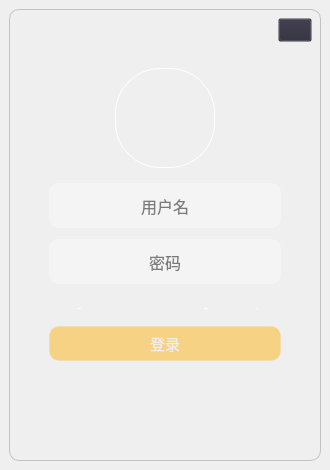
<?xml version="1.0" encoding="UTF-8"?>
<ui version="4.0">
 <class>DialogLogin</class>
 <widget class="QDialog" name="DialogLogin">
  <property name="geometry">
   <rect>
    <x>0</x>
    <y>0</y>
    <width>330</width>
    <height>470</height>
   </rect>
  </property>
  <property name="sizePolicy">
   <sizepolicy hsizetype="Fixed" vsizetype="Fixed">
    <horstretch>0</horstretch>
    <verstretch>0</verstretch>
   </sizepolicy>
  </property>
  <property name="minimumSize">
   <size>
    <width>330</width>
    <height>470</height>
   </size>
  </property>
  <property name="maximumSize">
   <size>
    <width>330</width>
    <height>470</height>
   </size>
  </property>
  <property name="windowTitle">
   <string>Dialog</string>
  </property>
  <property name="styleSheet">
   <string notr="true"/>
  </property>
  <layout class="QGridLayout" name="gridLayout">
   <property name="leftMargin">
    <number>9</number>
   </property>
   <property name="topMargin">
    <number>9</number>
   </property>
   <property name="rightMargin">
    <number>9</number>
   </property>
   <property name="bottomMargin">
    <number>9</number>
   </property>
   <property name="spacing">
    <number>0</number>
   </property>
   <item row="0" column="0">
    <widget class="QWidget" name="widget_Login" native="true">
     <property name="minimumSize">
      <size>
       <width>312</width>
       <height>452</height>
      </size>
     </property>
     <property name="maximumSize">
      <size>
       <width>312</width>
       <height>452</height>
      </size>
     </property>
     <property name="styleSheet">
      <string notr="true">#widget_Login{
background-color: qlineargradient(x1:0, y1:0, x2:1, y2:1,
 stop:0 #bbf0f3,
stop:0.3 #b0efdd,
stop:0.5 #b9ebbc,
stop:0.8 #d4e19b,
stop:1 #f6d285);
border-radius: 10px;
border: 1px solid rgb(194, 194, 194);
}
/*
background-image: linear-gradient(to right bottom, #, #, #, #, #);
*/</string>
     </property>
     <layout class="QVBoxLayout" name="verticalLayout">
      <property name="leftMargin">
       <number>9</number>
      </property>
      <property name="topMargin">
       <number>9</number>
      </property>
      <property name="rightMargin">
       <number>9</number>
      </property>
      <property name="bottomMargin">
       <number>9</number>
      </property>
      <item alignment="Qt::AlignRight">
       <widget class="QToolButton" name="toolButton_close">
        <property name="minimumSize">
         <size>
          <width>34</width>
          <height>24</height>
         </size>
        </property>
        <property name="maximumSize">
         <size>
          <width>28</width>
          <height>24</height>
         </size>
        </property>
        <property name="styleSheet">
         <string notr="true">QToolButton{
	background-color:rgba(44, 42, 56, 0) 
}

/* 鼠标悬停 */
QToolButton:hover{
	background-color: rgba(255, 0, 0,150)
}

/* 点击和按下 */
QToolButton:pressed,QToolButton:checked{
	border-left: 1px outset rgb(60, 60, 70);  /* 左边框宽度3像素、突出显示、颜色为深深灰 */
	border-top: 1px outset rgb(60, 60, 70);
	background-color: rgb(66, 66, 78);
}

QPushButton:default {
    border-color: navy; /* make the default button prominent */
}</string>
        </property>
        <property name="text">
         <string/>
        </property>
        <property name="icon">
         <iconset resource="source/dark/darkstyle.qrc">
          <normaloff>:/qss_icons/dark/rc/window_close.png</normaloff>:/qss_icons/dark/rc/window_close.png</iconset>
        </property>
       </widget>
      </item>
      <item>
       <spacer name="verticalSpacer_2">
        <property name="orientation">
         <enum>Qt::Vertical</enum>
        </property>
        <property name="sizeType">
         <enum>QSizePolicy::Fixed</enum>
        </property>
        <property name="sizeHint" stdset="0">
         <size>
          <width>20</width>
          <height>20</height>
         </size>
        </property>
       </spacer>
      </item>
      <item alignment="Qt::AlignHCenter">
       <widget class="QLabel" name="label_Avatar">
        <property name="minimumSize">
         <size>
          <width>100</width>
          <height>100</height>
         </size>
        </property>
        <property name="maximumSize">
         <size>
          <width>100</width>
          <height>100</height>
         </size>
        </property>
        <property name="styleSheet">
         <string notr="true">/*
min-width:  80px;
max-width:  80px;
min-height: 80px;
max-height: 80px;
*/
border-radius: 45px;
border:1px solid rgb(255, 255, 255);</string>
        </property>
        <property name="text">
         <string/>
        </property>
       </widget>
      </item>
      <item alignment="Qt::AlignHCenter">
       <widget class="QWidget" name="widget" native="true">
        <property name="minimumSize">
         <size>
          <width>250</width>
          <height>250</height>
         </size>
        </property>
        <property name="maximumSize">
         <size>
          <width>250</width>
          <height>250</height>
         </size>
        </property>
        <property name="styleSheet">
         <string notr="true">background: rgba(255, 255, 255,0 );
selection-background-color: rgb(85, 170, 255)</string>
        </property>
        <layout class="QVBoxLayout" name="verticalLayout_2">
         <item>
          <widget class="QLineEdit" name="lineEdit_Username">
           <property name="minimumSize">
            <size>
             <width>232</width>
             <height>45</height>
            </size>
           </property>
           <property name="maximumSize">
            <size>
             <width>232</width>
             <height>45</height>
            </size>
           </property>
           <property name="font">
            <font>
             <family>Microsoft YaHei UI Light</family>
             <pointsize>-1</pointsize>
             <bold>false</bold>
            </font>
           </property>
           <property name="styleSheet">
            <string notr="true">QLineEdit {
	font-size: 16px;
	background: rgba(255, 255, 255, 80);
	border-radius: 10px;
	color: black;
}
QLineEdit:focus {
	font-size: 10px; 
}</string>
           </property>
           <property name="text">
            <string/>
           </property>
           <property name="alignment">
            <set>Qt::AlignCenter</set>
           </property>
           <property name="placeholderText">
            <string>用户名</string>
           </property>
           <property name="clearButtonEnabled">
            <bool>false</bool>
           </property>
          </widget>
         </item>
         <item>
          <spacer name="verticalSpacer_4">
           <property name="orientation">
            <enum>Qt::Vertical</enum>
           </property>
           <property name="sizeType">
            <enum>QSizePolicy::Fixed</enum>
           </property>
           <property name="sizeHint" stdset="0">
            <size>
             <width>20</width>
             <height>5</height>
            </size>
           </property>
          </spacer>
         </item>
         <item>
          <widget class="QLineEdit" name="lineEdit_Password">
           <property name="minimumSize">
            <size>
             <width>232</width>
             <height>45</height>
            </size>
           </property>
           <property name="maximumSize">
            <size>
             <width>232</width>
             <height>45</height>
            </size>
           </property>
           <property name="font">
            <font>
             <family>Microsoft YaHei UI Light</family>
             <pointsize>-1</pointsize>
             <bold>false</bold>
            </font>
           </property>
           <property name="styleSheet">
            <string notr="true">QLineEdit {
	font-size: 16px;
	background: rgba(255, 255, 255, 80);
	border-radius: 10px;
	color: black;
}
QLineEdit:focus {
	font-size: 10px; 
}</string>
           </property>
           <property name="maxLength">
            <number>12</number>
           </property>
           <property name="echoMode">
            <enum>QLineEdit::Password</enum>
           </property>
           <property name="alignment">
            <set>Qt::AlignCenter</set>
           </property>
           <property name="placeholderText">
            <string>密码</string>
           </property>
           <property name="clearButtonEnabled">
            <bool>false</bool>
           </property>
          </widget>
         </item>
         <item alignment="Qt::AlignTop">
          <widget class="QWidget" name="widget" native="true">
           <property name="minimumSize">
            <size>
             <width>232</width>
             <height>30</height>
            </size>
           </property>
           <property name="maximumSize">
            <size>
             <width>232</width>
             <height>30</height>
            </size>
           </property>
           <layout class="QHBoxLayout" name="horizontalLayout">
            <property name="leftMargin">
             <number>9</number>
            </property>
            <property name="topMargin">
             <number>6</number>
            </property>
            <item>
             <widget class="QCheckBox" name="checkBox">
              <property name="minimumSize">
               <size>
                <width>80</width>
                <height>25</height>
               </size>
              </property>
              <property name="maximumSize">
               <size>
                <width>80</width>
                <height>25</height>
               </size>
              </property>
              <property name="font">
               <font>
                <family>Microsoft YaHei UI Light</family>
                <pointsize>-1</pointsize>
                <italic>false</italic>
                <bold>false</bold>
               </font>
              </property>
              <property name="styleSheet">
               <string notr="true">QCheckBox{
	color:rgb(255, 255, 255);	
	font: 12px &quot;Microsoft YaHei UI Light&quot;;
}

QCheckBox:hover{
	color:rgb(85, 170, 255);
	font-weight: bold;
}

QCheckBox:pressed{
	color:rgba(85, 170, 255, 150);
	font-weight: bold;
}</string>
              </property>
              <property name="text">
               <string>自动登录</string>
              </property>
             </widget>
            </item>
            <item>
             <spacer name="horizontalSpacer">
              <property name="orientation">
               <enum>Qt::Horizontal</enum>
              </property>
              <property name="sizeHint" stdset="0">
               <size>
                <width>40</width>
                <height>20</height>
               </size>
              </property>
             </spacer>
            </item>
            <item alignment="Qt::AlignVCenter">
             <widget class="QLabel" name="label_FindPwd">
              <property name="minimumSize">
               <size>
                <width>60</width>
                <height>25</height>
               </size>
              </property>
              <property name="maximumSize">
               <size>
                <width>60</width>
                <height>25</height>
               </size>
              </property>
              <property name="font">
               <font>
                <family>Microsoft YaHei UI Light</family>
                <pointsize>-1</pointsize>
                <italic>false</italic>
                <bold>false</bold>
               </font>
              </property>
              <property name="styleSheet">
               <string notr="true">QLabel{
	color:rgb(255, 255, 255);	
	font: 12px &quot;Microsoft YaHei UI Light&quot;;
}

QLabel:hover{
	color:rgb(85, 170, 255);
	font-weight: bold;
}

QLabel:pressed{
	color:rgba(85, 170, 255, 150);
	font-weight: bold;
}</string>
              </property>
              <property name="text">
               <string>找回密码</string>
              </property>
              <property name="alignment">
               <set>Qt::AlignCenter</set>
              </property>
             </widget>
            </item>
            <item>
             <widget class="QLabel" name="label_Register">
              <property name="minimumSize">
               <size>
                <width>30</width>
                <height>25</height>
               </size>
              </property>
              <property name="maximumSize">
               <size>
                <width>30</width>
                <height>25</height>
               </size>
              </property>
              <property name="font">
               <font>
                <family>Microsoft YaHei UI Light</family>
                <pointsize>-1</pointsize>
                <italic>false</italic>
                <bold>false</bold>
               </font>
              </property>
              <property name="styleSheet">
               <string notr="true">QLabel{
	color:rgb(255, 255, 255);	
	font: 12px &quot;Microsoft YaHei UI Light&quot;;
}

QLabel:hover{
	color:rgb(85, 170, 255);
	font-weight: bold;
}

QLabel:pressed{
	color:rgba(85, 170, 255, 150);
	font-weight: bold;
}</string>
              </property>
              <property name="text">
               <string>注册</string>
              </property>
              <property name="alignment">
               <set>Qt::AlignCenter</set>
              </property>
             </widget>
            </item>
           </layout>
          </widget>
         </item>
         <item>
          <widget class="QToolButton" name="toolButton_Comfirm">
           <property name="minimumSize">
            <size>
             <width>232</width>
             <height>35</height>
            </size>
           </property>
           <property name="maximumSize">
            <size>
             <width>232</width>
             <height>35</height>
            </size>
           </property>
           <property name="font">
            <font>
             <family>Microsoft YaHei UI Light</family>
             <pointsize>11</pointsize>
             <bold>false</bold>
            </font>
           </property>
           <property name="styleSheet">
            <string notr="true">QToolButton{
	background-color: rgb(246, 210, 133);
	border: 1px solid  rgba(246, 210, 133, 50);
    border-radius: 10px;
	color: #ecf0f1;
}

/* 鼠标悬停 */
QToolButton:hover{
	background-color: rgba(246, 210, 133, 150);
}

/* 点击和按下 */
QToolButton:pressed,QToolButton:checked{
	/*border-left: 1px solid #34495e80; 
	border-top: 1px solid #34495e80;
	border-right: none;
	border-bottom:none;*/
	background-color: rgba(246, 210, 133, 200);
	color: rgba(236, 240, 241, 60);
}
</string>
           </property>
           <property name="text">
            <string>登录</string>
           </property>
          </widget>
         </item>
         <item>
          <spacer name="verticalSpacer_3">
           <property name="orientation">
            <enum>Qt::Vertical</enum>
           </property>
           <property name="sizeHint" stdset="0">
            <size>
             <width>20</width>
             <height>40</height>
            </size>
           </property>
          </spacer>
         </item>
        </layout>
       </widget>
      </item>
      <item>
       <spacer name="verticalSpacer">
        <property name="orientation">
         <enum>Qt::Vertical</enum>
        </property>
        <property name="sizeHint" stdset="0">
         <size>
          <width>20</width>
          <height>40</height>
         </size>
        </property>
       </spacer>
      </item>
     </layout>
    </widget>
   </item>
  </layout>
 </widget>
 <resources>
  <include location="source/dark/darkstyle.qrc"/>
 </resources>
 <connections/>
</ui>
